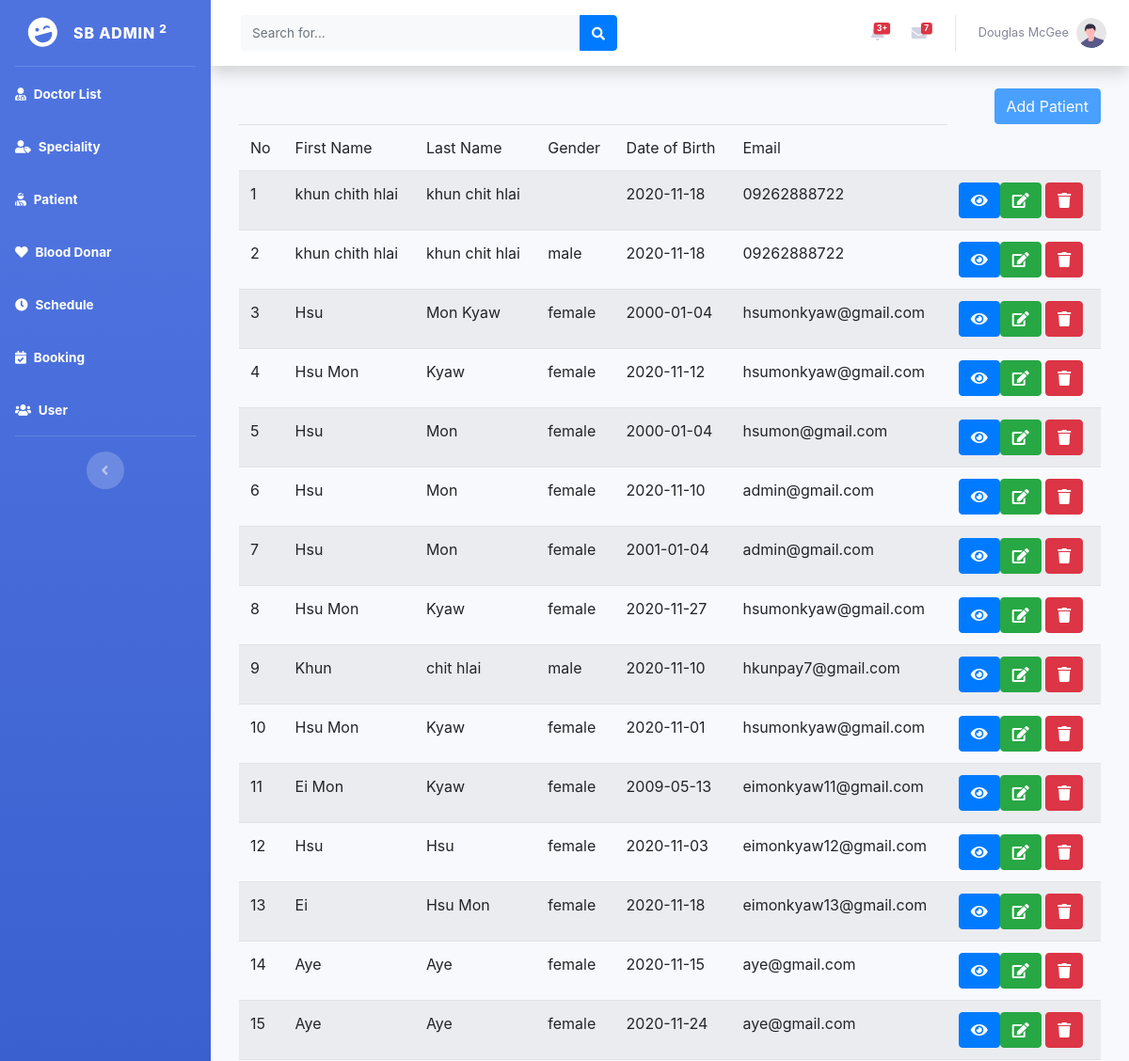
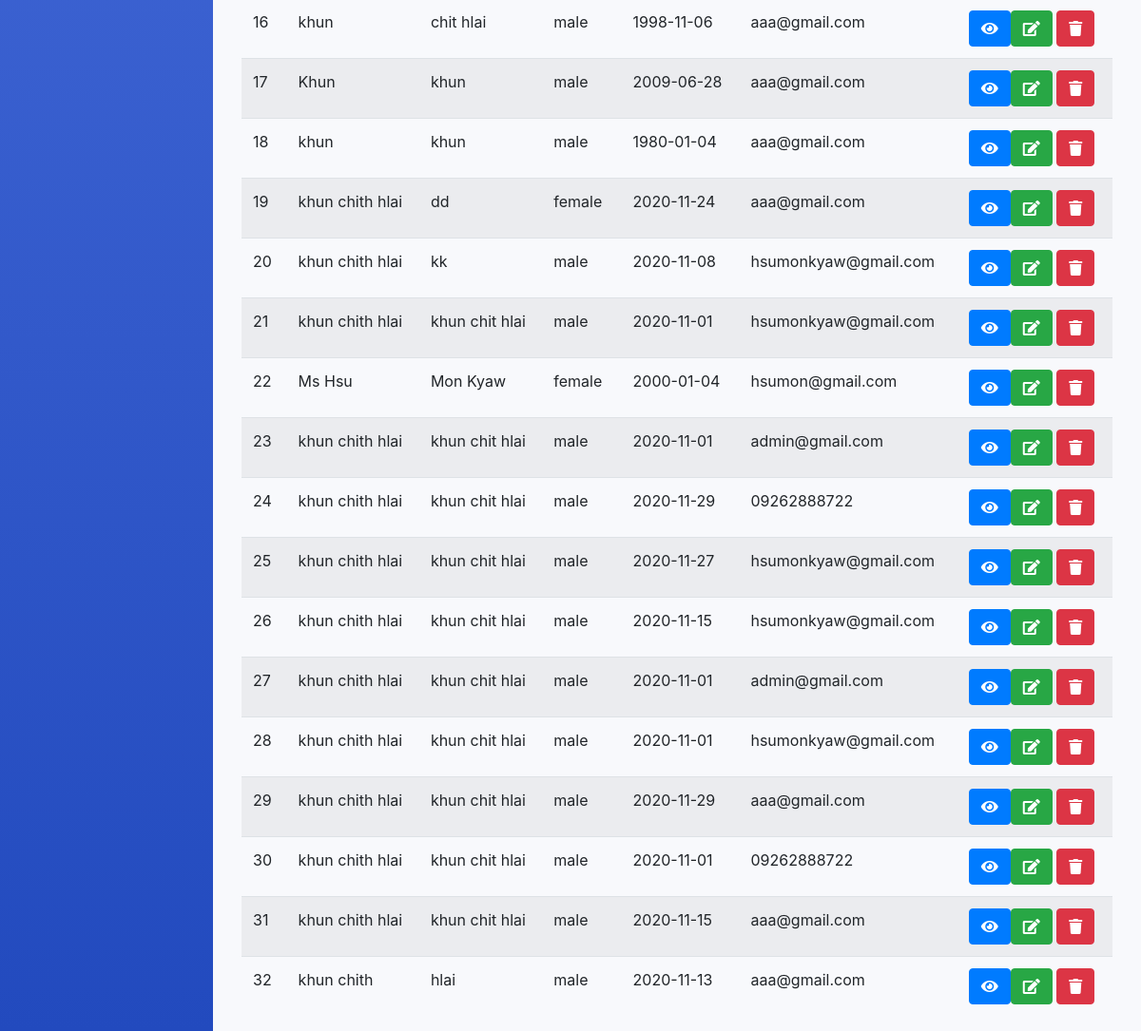
The app's page /backend/patientindex.php with its own data (2 pictures, top to bottom).
### tables this page shows
CREATE TABLE `patient` (
  `id` int(11) NOT NULL,
  `firstname` varchar(255) NOT NULL,
  `lastname` varchar(255) NOT NULL,
  `dob` varchar(255) NOT NULL,
  `gender` varchar(20) NOT NULL,
  `email` varchar(255) NOT NULL
);

### backend/include/dbconn.php (called while the page is built, shortened)
<?php
class Database
{
	private static $dbHost='localhost';
	private static $dbName='hospital';
	private static $dbUserName='root';
	private static $dbPassword='';
	private static $cont=null;
	public static function connect(){
	if (null== self::$cont) {
		try{
			self::$cont=new PDO("mysql:host=".self::$dbHost.";"."dbname=".self::$dbName,self::$dbUserName,self::$dbPassword);
		}
		catch (PDOException $e){
			die($e->getMessage());
		}
	}
	return self::$cont;
}
}
?>

### backend/model/patient.php (called while the page is built, shortened)
<?php
include_once('include/dbconn.php');
class Patient
{
	public function show(){
		$this->pdo=Database::connect();
		$this->pdo->setAttribute(PDO::ATTR_ERRMODE,PDO::ERRMODE_EXCEPTION);
		$sql="select * from patient";
		$stmt=$this->pdo->prepare($sql);
		$stmt -> execute();
		$results = $stmt -> fetchAll(PDO::FETCH_ASSOC);
		return $results;
}
}
?>

### backend/controller/patientcontroller.php (called while the page is built, shortened)
<?php
include_once('model/patient.php');
class PatientController extends Patient
{
	public function showPatient(){
		return $this->show();
	}
}
?>

### backend/patientindex.php (the view, shortened to what this page needs)
<!DOCTYPE html>
<html lang="en">
<head>
    <link href="vendor/fontawesome-free/css/all.min.css" rel="stylesheet" type="text/css">
    <link href="css/sb-admin-2.min.css" rel="stylesheet">
    <link rel="stylesheet" href="css/bootstrap.css">
</head>
<body id="page-top">
    <div id="wrapper">
        <ul class="navbar-nav bg-gradient-primary sidebar sidebar-dark accordion" id="accordionSidebar">
            <a class="sidebar-brand d-flex align-items-center justify-content-center" href="index.php">
                <div class="sidebar-brand-icon rotate-n-15">
                    <i class="fas fa-laugh-wink"></i>
                </div>
                <div class="sidebar-brand-text mx-3">SB Admin <sup>2</sup></div>
            </a>
            <hr class="sidebar-divider my-0">
            <li class="nav-item active">
                <a class="nav-link" href="doctorindex.php">
                    <i class="fas fa-user-md"></i>
                    <span>Doctor List</span></a>
            </li>
            <li class="nav-item active">
                <a class="nav-link" href="categoryindex.php">
                    <i class="fas fa-user-tag"></i>
                    <span>Speciality</span></a>
            </li>
            <li class="nav-item active">
                <a class="nav-link" href="patientindex.php">
                    <i class="fas fa-user-injured"></i>
                    <span>Patient</span></a>
            </li>
            <li class="nav-item active">
                <a class="nav-link" href="bloodindex.php">
                    <i class="fa fa-heart"></i>
                    <span>Blood Donar</span></a>
            </li>
            <li class="nav-item active">
                <a class="nav-link" href="scheduleindex.php">
                    <i class="fas fa-clock"></i>
                    <span>Schedule</span></a>
            </li>
            <li class="nav-item active">
                <a class="nav-link" href="bookingindex.php">
                <i class="fas fa-calendar-check"></i>
                    <span>Booking</span></a>
            </li>
            <li class="nav-item active">
                <a class="nav-link" href="bookingregindex.php">
                <i class="fas fa-users"></i>
                    <span>User</span></a>
            </li>
            <hr class="sidebar-divider d-none d-md-block">
            <div class="text-center d-none d-md-inline">
                <button class="rounded-circle border-0" id="sidebarToggle"></button>
            </div>
        </ul>
        <div id="content-wrapper" class="d-flex flex-column">
            <div id="content">
                <nav class="navbar navbar-expand navbar-light bg-white topbar mb-4 static-top shadow">
                    <form
                        class="d-none d-sm-inline-block form-inline mr-auto ml-md-3 my-2 my-md-0 mw-100 navbar-search">
                        <div class="input-group">
                            <input type="text" class="form-control bg-light border-0 small" placeholder="Search for..."
                                aria-label="Search" aria-describedby="basic-addon2">
                            <div class="input-group-append">
                                <button class="btn btn-primary" type="button">
                                    <i class="fas fa-search fa-sm"></i>
                                </button>
                            </div>
                        </div>
                    </form>
                    <ul class="navbar-nav ml-auto">
                        <li class="nav-item dropdown no-arrow mx-1">
                            <a class="nav-link dropdown-toggle" href="#" id="alertsDropdown" role="button"
                                data-toggle="dropdown" aria-haspopup="true" aria-expanded="false">
                                <span class="badge badge-danger badge-counter">3+</span>
                            </a>
                        </li>
                        <li class="nav-item dropdown no-arrow mx-1">
                            <a class="nav-link dropdown-toggle" href="#" id="messagesDropdown" role="button"
                                data-toggle="dropdown" aria-haspopup="true" aria-expanded="false">
                                <i class="fas fa-envelope fa-fw"></i>
                                <span class="badge badge-danger badge-counter">7</span>
                            </a>
                        </li>
                        <li class="nav-item dropdown no-arrow">
                            <a class="nav-link dropdown-toggle" href="#" id="userDropdown" role="button"
                                data-toggle="dropdown" aria-haspopup="true" aria-expanded="false">
                                <span class="mr-2 d-none d-lg-inline text-gray-600 small">Douglas McGee</span>
                                <img class="img-profile rounded-circle"
                                    src="img/undraw_profile.svg">
                            </a>
                        </li>
                    </ul>
                </nav>
                <div class="container-fluid">
                <?php
include_once("controller/patientcontroller.php");
$patientController=new PatientController();
$results=$patientController->showPatient();
?>
<div class="container">
<div class='float-right' style="opacity: 0.7;">
    <a href='addpatient.php' class='btn btn-primary pull-right'>Add Patient</a>
</div>
 <table class="table table-striped">
<thead>
<tr>
<td>No</td>
<td>First Name</td>
<td>Last Name</td>
<td>Gender</td>
<td>Date of Birth</td>
<td>Email</td>
</tr>
</thead>
<tbody>
<?php
$i=1;
foreach($results as $result)
{
 ?>
<tr>
<td><?php echo $i++?> </td>
<td><?php echo $result['firstname'];?> </td>
<td><?php echo $result['lastname'];?> </td>
<td><?php echo $result['gender'];?> </td>
<td><?php echo $result['dob'];?> </td>
<td><?php echo $result['email'];?> </td>
<td><a class="btn btn-primary" href="patientview.php?id=<?php echo $result['id'];?>" ><i class="fa fa-eye"></i></a><a class="btn btn-success" href="patientedit.php?id=<?php echo $result['id'];?>"><i class="fa fa-edit"></i></a> <a class="btn btn-danger" onclick="return deleteuser(<?php echo $result['id'];?>);"><i class="fa fa-trash"></i></a></td>
</tr>
<?php
}
?>
</tbody>
</table>
</div>
                    </div>
                </div>
            </div>
        </div>
</body>
</html>

### records on screen
patient: firstname "khun chith hlai", lastname "khun chit hlai", dob "2020-11-18", email "09262888722"
patient: firstname "khun chith hlai", lastname "khun chit hlai", gender "male", dob "2020-11-18", email "09262888722"
patient: firstname "Hsu", lastname "Mon Kyaw", gender "female", dob "2000-01-04", email "hsumonkyaw@gmail.com"
patient: firstname "Hsu Mon", lastname "Kyaw", gender "female", dob "2020-11-12", email "hsumonkyaw@gmail.com"
patient: firstname "Hsu", lastname "Mon", gender "female", dob "2000-01-04", email "hsumon@gmail.com"
patient: firstname "Hsu", lastname "Mon", gender "female", dob "2020-11-10", email "admin@gmail.com"
patient: firstname "Hsu", lastname "Mon", gender "female", dob "2001-01-04", email "admin@gmail.com"
patient: firstname "Hsu Mon", lastname "Kyaw", gender "female", dob "2020-11-27", email "hsumonkyaw@gmail.com"
patient: firstname "Khun", lastname "chit hlai", gender "male", dob "2020-11-10", email "hkunpay7@gmail.com"
patient: firstname "Hsu Mon", lastname "Kyaw", gender "female", dob "2020-11-01", email "hsumonkyaw@gmail.com"
patient: firstname "Ei Mon", lastname "Kyaw", gender "female", dob "2009-05-13", email "eimonkyaw11@gmail.com"
patient: firstname "Hsu", lastname "Hsu", gender "female", dob "2020-11-03", email "eimonkyaw12@gmail.com"
patient: firstname "Ei", lastname "Hsu Mon", gender "female", dob "2020-11-18", email "eimonkyaw13@gmail.com"
patient: firstname "Aye", lastname "Aye", gender "female", dob "2020-11-15", email "aye@gmail.com"
patient: firstname "Aye", lastname "Aye", gender "female", dob "2020-11-24", email "aye@gmail.com"
patient: firstname "khun", lastname "chit hlai", gender "male", dob "1998-11-06", email "aaa@gmail.com"
patient: firstname "Khun", lastname "khun", gender "male", dob "2009-06-28", email "aaa@gmail.com"
patient: firstname "khun", lastname "khun", gender "male", dob "1980-01-04", email "aaa@gmail.com"
patient: firstname "khun chith hlai", lastname "dd", gender "female", dob "2020-11-24", email "aaa@gmail.com"
patient: firstname "khun chith hlai", lastname "kk", gender "male", dob "2020-11-08", email "hsumonkyaw@gmail.com"
patient: firstname "khun chith hlai", lastname "khun chit hlai", gender "male", dob "2020-11-01", email "hsumonkyaw@gmail.com"
patient: firstname "Ms Hsu", lastname "Mon Kyaw", gender "female", dob "2000-01-04", email "hsumon@gmail.com"
patient: firstname "khun chith hlai", lastname "khun chit hlai", gender "male", dob "2020-11-01", email "admin@gmail.com"
patient: firstname "khun chith hlai", lastname "khun chit hlai", gender "male", dob "2020-11-29", email "09262888722"
patient: firstname "khun chith hlai", lastname "khun chit hlai", gender "male", dob "2020-11-27", email "hsumonkyaw@gmail.com"
patient: firstname "khun chith hlai", lastname "khun chit hlai", gender "male", dob "2020-11-15", email "hsumonkyaw@gmail.com"
patient: firstname "khun chith hlai", lastname "khun chit hlai", gender "male", dob "2020-11-01", email "admin@gmail.com"
patient: firstname "khun chith hlai", lastname "khun chit hlai", gender "male", dob "2020-11-01", email "hsumonkyaw@gmail.com"
patient: firstname "khun chith hlai", lastname "khun chit hlai", gender "male", dob "2020-11-29", email "aaa@gmail.com"
patient: firstname "khun chith hlai", lastname "khun chit hlai", gender "male", dob "2020-11-01", email "09262888722"
patient: firstname "khun chith hlai", lastname "khun chit hlai", gender "male", dob "2020-11-15", email "aaa@gmail.com"
patient: firstname "khun chith", lastname "hlai", gender "male", dob "2020-11-13", email "aaa@gmail.com"
